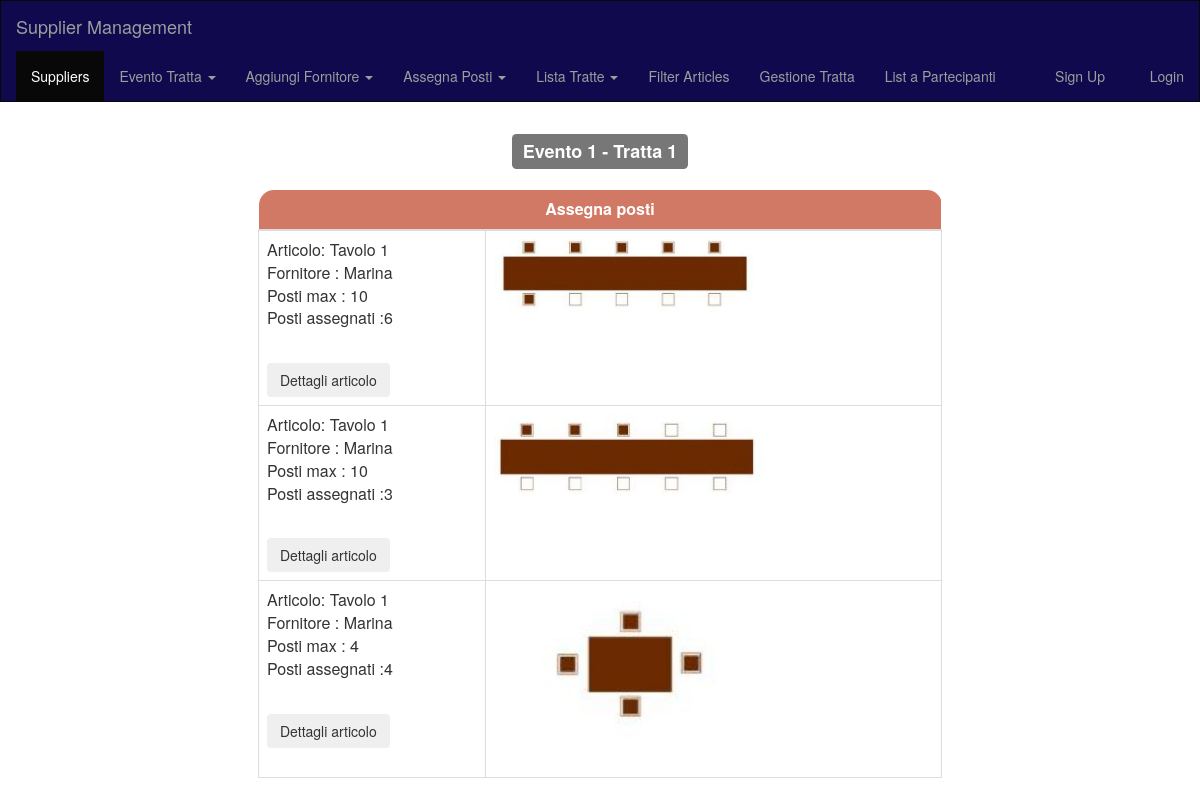
The app's page /index.php/suppliers/assegna_postio with its own data.
### tables this page shows
CREATE TABLE `assign_seats` (
  `seat_id` int(11) NOT NULL,
  `article` text NOT NULL,
  `img_seat` int(11) NOT NULL,
  `seat_type` int(11) NOT NULL DEFAULT '1'
);

CREATE TABLE `tbl_file_uploader` (
  `file_id` int(11) NOT NULL,
  `file_name` varchar(50) NOT NULL
);

### application/controllers/suppliers.php (called while the page is built, shortened)
<?php
class suppliers extends CI_Controller {
  public function __construct()
    {
        $this->load->library('session');
		$this->load->helper('url');
        $this->load->model('db_model');
    }
		public function assegna_postio()
    {
        $data['seats']=$this->db_model->get_seat_details(3);
        $this->load->view('header');
        $this->load->view('assegna_postio',$data);
        $this->load->view('footer');
    }
 }

### index.php (called while the page is built, shortened)
<?php
require_once BASEPATH.'core/CodeIgniter.php';

### application/models/db_model.php (called while the page is built, shortened)
<?php  if ( ! defined('BASEPATH')) exit('No direct script access allowed');
class db_model extends CI_Model
{
		public function get_seat_details($type)
	{
		$this->db->select('*');
        $this->db->from('assign_seats');
		$this->db->where('seat_type',$type);
        $query = $this->db->get();
        if ($query->num_rows() >= 1) {
		   return $query->result_array();
        } else {
            return false;
        }
    }
	public function get_images($img) {
        $this->db->select('file_name');
        $this->db->from('tbl_file_uploader');
        $this->db->where('file_id', $img);
        $query = $this->db->get();
        if ($query->num_rows() >= 1) {
            $data = $query->result_array();
            return $data;
        } else {
            return false;
        }
    }
	}

### application/views/assegna_postio.php (the view, shortened to what this page needs)
    <div align="center" class="container">
       <h3>
           <span class="label label-default">Evento 1 - Tratta 1</span>
       </h3>
<div class="table-responsive" style="max-width:60%">
           <table class="table table-bordered">
               <thead>
                   <tr>
                       <th colspan="2" id="rcornerlf"> Assegna posti
                       </th>
                   </tr>
               </thead>
               <tbody>
			<?php foreach($seats as $seat) { ?>
                   <tr>
                       <td>
                                                       <p><?php echo $seat['article'] ;?></p>
                           <br>
                           <button id="btn10_6" type="button" class="btn">Dettagli articolo</button>
                       </td>
                       <td>
                           <?php $get_img = $this->db_model->get_images($seat['img_seat']);
                           if ($get_img[0]['file_name'] == 'noimage.png') {
                           }else{ ?>
                           <img src="<?php echo  base_url()."uploads/seats/".$get_img[0]['file_name']; ?>"   class="img-responsive img-rounded" alt="" style="width:270px;height:auto;">
					<?php } ?></td>
                   </tr>
                   <?php } ?>
               </tbody>
           </table>
       </div>
   </div>

### css/customd.css (style rules this page uses)
th { background-color: #d17965; color: white; }
#rcornerlf { border-radius: 15px 15px 0px 0px; border-color: #FFF; border-top-color: 2px solid #FFF; text-align: center; border-bottom: 2px solid #ddd; }
body { background-color: #fff; }

### records on screen
assign_seats: article "Articolo: Tavolo 1 Fornitore : Marina Posti max : 10 Posti assegnati :6", tbl_file_uploader.file_name (picture)
assign_seats: article "Articolo: Tavolo 1 Fornitore : Marina Posti max : 10 Posti assegnati :3", tbl_file_uploader.file_name (picture)
assign_seats: article "Articolo: Tavolo 1 Fornitore : Marina Posti max : 4 Posti assegnati :4", tbl_file_uploader.file_name (picture)
